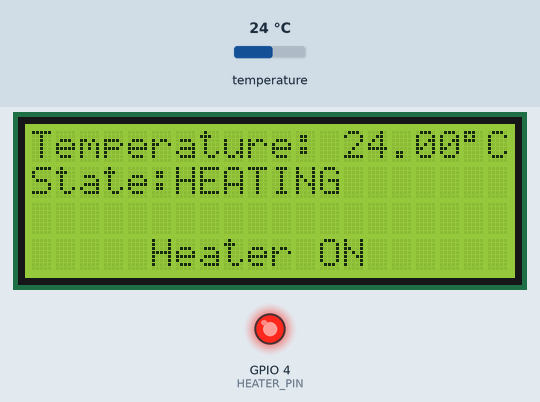
Recording of a sketch running on a simulated ESP32. Parts: 20×4 character LCD, output pins drawn as LEDs (lit = HIGH). The test bench sets the inputs (shaded band); at power-on: temperature 24 °C. What the sketch prints to the serial monitor is not drawn.

Above: at 1.2 s.
1.3 s: temperature set to 12 °C
At 2.1 s:
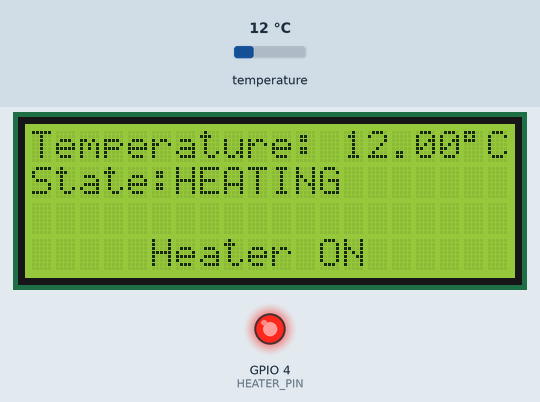
3.2 s: temperature set to 19 °C
4.8 s: temperature set to 28 °C
At 5.3 s:
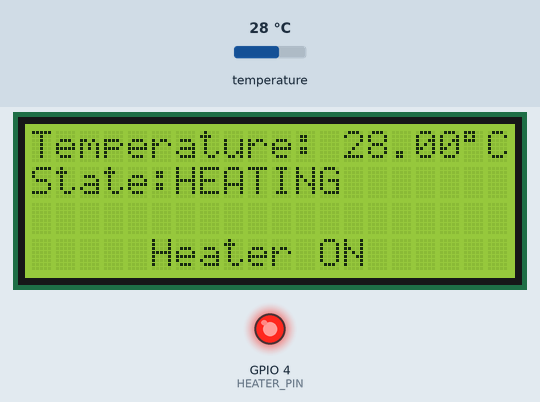
Timing chart, 0 to 7.8 s (numbered marks = the images above; inputs shaded):
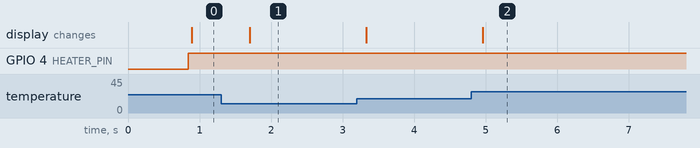

Measured:
- after the input at 1.3 s, the display: changes after 0.40 s (image 1)
- after the input at 4.8 s, the display: changes after 0.16 s (image 2)

The sketch:

sketch.ino
```cpp
#include <OneWire.h>
#include <DallasTemperature.h>
#include <LiquidCrystal_I2C.h>

#define ONE_WIRE 13
#define HEATER_PIN 4

OneWire oneWire(ONE_WIRE);
DallasTemperature sensors(&oneWire);

LiquidCrystal_I2C lcd(0x27, 20, 4);

String H_state = "IDLE          ";

void setup() {

  Serial.begin(115200);
  sensors.begin();

   pinMode(HEATER_PIN, OUTPUT); //LED

   lcd.init();
   lcd.backlight();

}

void loop() {
  // // put your main code here, to run repeatedly:
  sensors.requestTemperatures();
  float temp = sensors.getTempCByIndex(0);
  //Serial.println(temp);
  //delay(1000);
   HeaterStatus(temp);
   controlHeater(H_state);
   lcd_display(temp);
   serial_log(temp,H_state);
}
void HeaterStatus(float temp){
   if (temp > 70.0) {
    H_state = "OVERHEAT      ";
  } else if (temp >= 49.0 && temp <= 51.0) {
    H_state = "TARGET_REACHED";
  } else if (temp >= 48.0 && temp < 52.0) {
    H_state = "STABILIZING   ";
  } else if (temp < 48.0) {
    H_state = "HEATING       ";
  } else {
    H_state = "IDLE          ";
  }
}
void controlHeater(String H_state) {
  if (H_state == "HEATING       " || H_state == "STABILIZING   ") {
    digitalWrite(HEATER_PIN, HIGH);

    lcd.setCursor(5,3);
    lcd.print("Heater ON ");
  } else {
    digitalWrite(HEATER_PIN, LOW);

    lcd.setCursor(5,3);
    lcd.print("Heater OFF");
  }
}

void lcd_display(float temp) {
 // lcd.clear();


  lcd.setCursor(0,0);
  lcd.print("Temperature: ");
  lcd.print(temp);
  lcd.print((char)223);
  lcd.print("C ");

  lcd.setCursor(0,1);
  lcd.print("State:");
  lcd.print(H_state);
}

void serial_log(float temp, String H_state)
{
  Serial.print("Temperature: ");
  Serial.print(temp);
  Serial.print("°C | Heater State: ");
  Serial.println(H_state);
}
```
